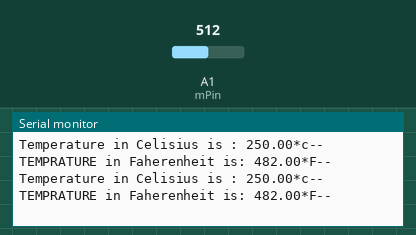
Bench run of a sketch on a simulated Arduino Uno, built with avr-gcc and run on an emulated ATmega328P. Parts: the last lines printed to the serial monitor. The inputs (shaded band) are chosen by the test bench; at power-on: A1 (mPin) = 512.

Above: at 1.8 s.
1.9 s: A1 (mPin) set to 716
At 2.9 s:
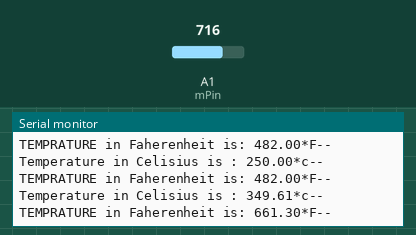
3.4 s: A1 (mPin) set to 900
At 4.7 s:
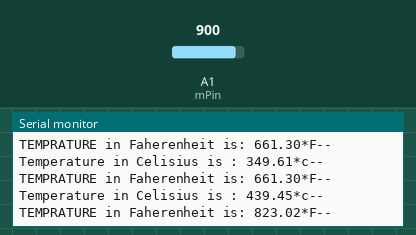
Timing chart, 0 to 6.4 s (numbered marks = the images above; inputs shaded):
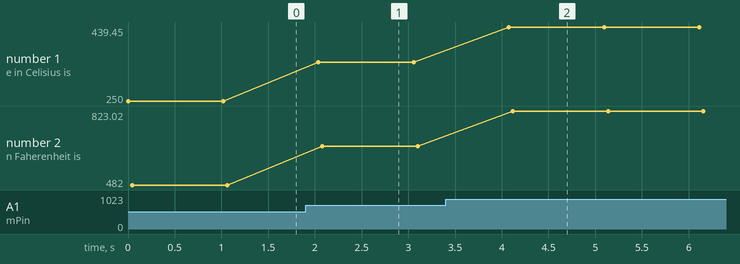

The sketch:

TempSensor.ino
```cpp
int TempValue ;
int mPin= A1;

void setup() {
  Serial.begin(9600);

}

void loop() {
  TempValue = analogRead(mPin);
  float TempCel = (TempValue / 1024.0) * 5000;
  float Tcel = TempCel / 10;
  float TempFarh = (Tcel * 9) / 5 + 32;
  Serial.print("Temperature in Celisius is : ");
  Serial.print(Tcel);
  Serial.print("*c");
  Serial.println("--");


Serial.print("TEMPRATURE in Faherenheit is: "); // Displaying Temperature in Fahrenheit
  Serial.print(TempFarh);
  Serial.print("*F");
  Serial.println("--");
  delay(1000);
}
```

Measured:
- after the input at 1.9 s, the serial monitor: prints a new line after 0.14 s (image 1)
- after the input at 3.4 s, the serial monitor: prints a new line after 0.68 s (image 2)
- plotted number 1: 250 → 349.61 after the input at 1.9 s, 349.61 → 439.45 after the input at 3.4 s
- plotted number 2: 482 → 661.3 after the input at 1.9 s, 661.3 → 823.02 after the input at 3.4 s
